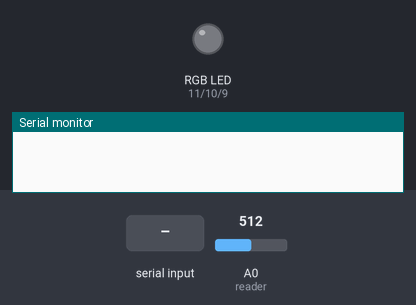
The sketch below on a simulated Arduino Uno, built with avr-gcc and run on an emulated ATmega328P. Shown: an RGB LED mixed from three pins (HIGH = lit), the last lines printed to the serial monitor. Inputs (shaded band) come from the test bench; at power-on: A0 (reader) = 512. Dim RGB values are drawn brighter than linear.

Above: at 1.2 s.
1.3 s: "r" received over Serial
At 1.6 s:
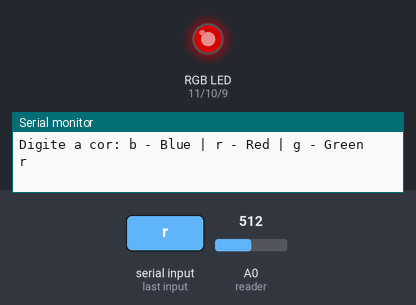
2.8 s: "g" received over Serial
At 4.0 s:
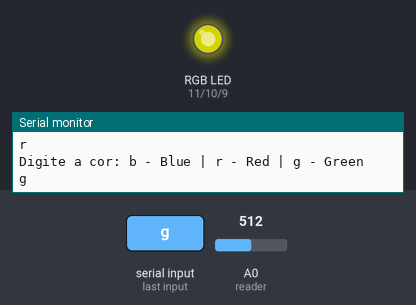
4.3 s: "b" received over Serial
At 5.3 s:
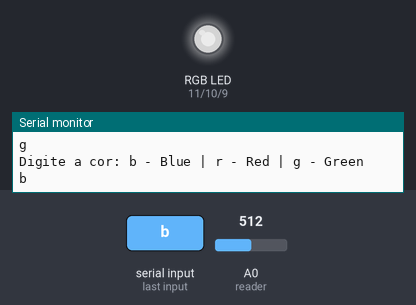
5.8 s: A0 (reader) set to 716
At 6.5 s:
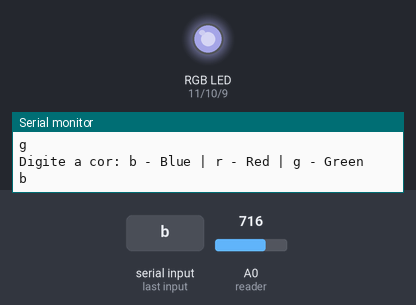
7.3 s: A0 (reader) set to 900
At 7.7 s:
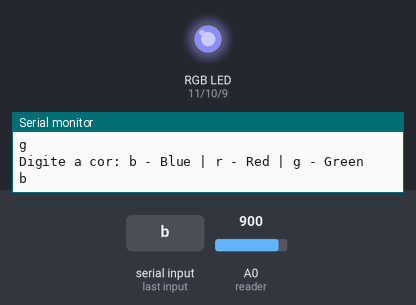
Timing chart, 0 to 10.3 s (numbered marks = the images above; inputs shaded):
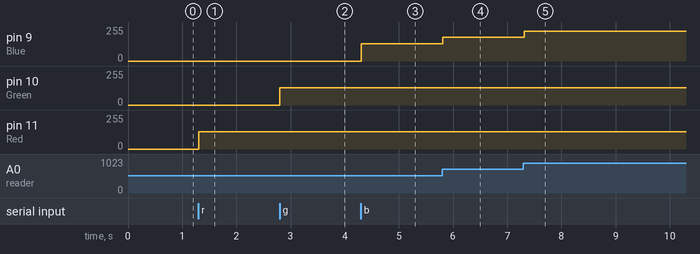

Measured:
- after the input at 1.3 s, pin 11 (Red): 0/255 → 128/255 at once
- after the input at 2.8 s, pin 10 (Green): 0/255 → 128/255 at once
- after the input at 4.3 s, pin 9 (Blue): 0/255 → 128/255 at once
- after the input at 5.8 s, pin 9 (Blue): 128/255 → 179/255 at once
- after the input at 7.3 s, pin 9 (Blue): 179/255 → 225/255 at once

The sketch:

Modulo_RGB.ino
```cpp
int Red = 11;
int Green = 10;
int Blue = 9;
int reader = A0;
int valueReader = 0;;
char color = 'n';

void setup() {

  Serial.begin(9600);
}

void loop() {

  escolherCor();
  valueReader = analogRead(reader);
  valueReader = valueReader/4;

  if(color == 'r'){
    analogWrite(Red, valueReader);
  }else if(color == 'g'){
    analogWrite(Green, valueReader);
  }else if(color == 'b'){
    analogWrite(Blue, valueReader);
  }
  delay(100);
}

void escolherCor(){
  if(Serial.available() > 0){
    Serial.println("Digite a cor: b - Blue | r - Red | g - Green");
    color = Serial.read();
    Serial.println(color);
  }
}
```
